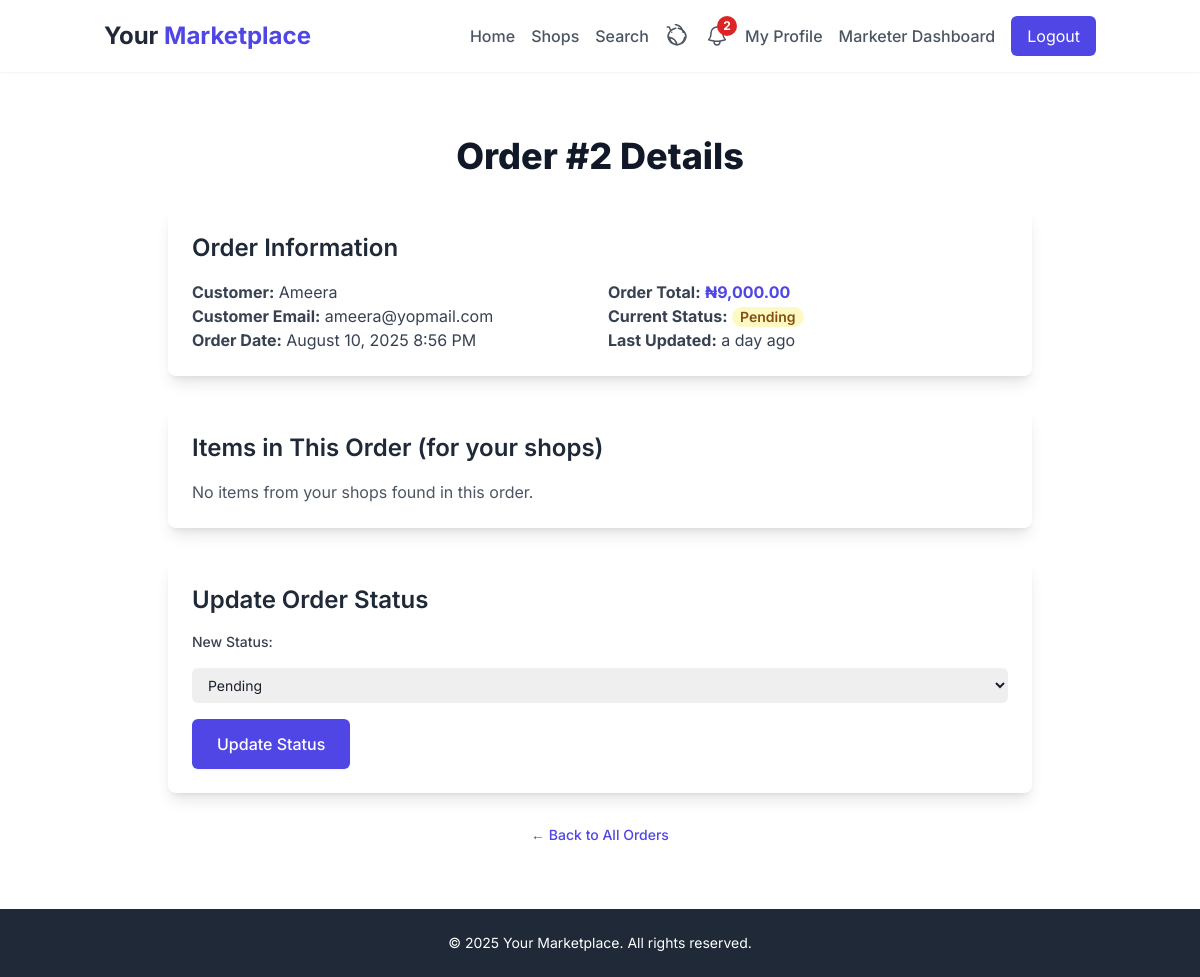
The page /my_orders/2 (signed in) on the database its author committed.
### app/models.py (models this page shows, shortened)
class Order(db.Model):
    id = db.Column(db.Integer, primary_key=True)
    user_id = db.Column(db.Integer, db.ForeignKey('user.id'))
    total_price = db.Column(db.Float, nullable=False)
    status = db.Column(db.String(50), default='Pending')
    created_at = db.Column(db.DateTime, default=datetime.utcnow)
    updated_at = db.Column(db.DateTime, default=datetime.utcnow, onupdate=datetime.utcnow)
    items = db.relationship('OrderItem', backref='order', lazy='dynamic')
    def formatted_total_price(self):
        return f"₦{self.total_price:,.2f}"

class User(UserMixin, db.Model):
    id = db.Column(db.Integer, primary_key=True)
    username = db.Column(db.String(64), index=True, unique=True, nullable=False)
    email = db.Column(db.String(120), index=True, unique=True, nullable=False)
    password_hash = db.Column(db.String(128))
    role = db.Column(db.String(20), default='customer')  # 'admin', 'marketer', 'customer'
    is_approved = db.Column(db.Boolean, default=False)
    created_at = db.Column(db.DateTime, default=datetime.utcnow)
    shops = db.relationship('Shop', backref='owner', lazy='dynamic')
    ratings = db.relationship('Rating', backref='user', lazy='dynamic')
    orders = db.relationship('Order', backref='customer', lazy='dynamic')
    notifications = db.relationship('Notification', backref='user', lazy='dynamic') # New: User can have notifications

### app/customer.py (the view)
@bp.route('/my_orders/<int:order_id>')
@login_required
def customer_order_detail(order_id):
    order = Order.query.get_or_404(order_id)
    if order.user_id != current_user.id:
        flash('Access denied. You do not have permission to view this order.', 'danger')
        return redirect(url_for('customer.my_orders'))
    return render_template('customer/order_detail.html', order=order)

### app/models.py (called while the page is built)
@login.user_loader
def load_user(id):
    return User.query.get(int(id))

### app/templates/customer/order_detail.html (shortened to what this page needs)
{% extends "base.html" %}
{% block content %}
<div class="max-w-4xl mx-auto px-4 py-8">
    <h1 class="text-4xl font-extrabold text-gray-900 mb-8 text-center">Order #{{ order.id }} Details</h1>
    <div class="bg-white p-6 rounded-lg shadow-lg mb-8">
        <h2 class="text-2xl font-semibold text-gray-800 mb-4">Order Information</h2>
        <div class="grid grid-cols-1 md:grid-cols-2 gap-4 text-gray-700">
            <div>
                <p><strong>Customer:</strong> {{ order.customer.username }}</p>
                <p><strong>Customer Email:</strong> {{ order.customer.email }}</p>
                <p><strong>Order Date:</strong> {{ moment(order.created_at).format('LLL') }}</p>
            </div>
            <div>
                <p><strong>Order Total:</strong> <span class="font-bold text-indigo-600">{{ order.formatted_total_price() }}</span></p>
                <p><strong>Current Status:</strong>
                    <span class="px-2 inline-flex text-sm leading-5 font-semibold rounded-full
                        {% if order.status == 'Pending' %}bg-yellow-100 text-yellow-800
                        {% elif order.status == 'Processing' %}bg-blue-100 text-blue-800
                        {% elif order.status == 'Completed' %}bg-green-100 text-green-800
                        {% elif order.status == 'Cancelled' %}bg-red-100 text-red-800
                        {% endif %}">
                        {{ order.status }}
                    </span>
                </p>
                <p><strong>Last Updated:</strong> {{ moment(order.updated_at).fromNow() }}</p>
            </div>
        </div>
    </div>
    <div class="bg-white p-6 rounded-lg shadow-lg mb-8">
        <h2 class="text-2xl font-semibold text-gray-800 mb-4">Items in This Order (for your shops)</h2>
        {% if order_items_for_marketer %}
            <div class="divide-y divide-gray-200">
                {% for item in order_items_for_marketer %}
                    <div class="flex items-center py-3">
                        <div class="flex-shrink-0 w-16 h-16">
                            <img src="{{ url_for('static', filename='uploads/' + item.product_ordered.image) if item.product_ordered.image else url_for('static', filename='img/default_product.png') }}"
                                 alt="{{ item.product_ordered.name }}"
                                 class="w-full h-full object-cover rounded-md">
                        </div>
                        <div class="ml-4 flex-1">
                            <p class="text-lg font-semibold text-gray-900">{{ item.product_ordered.name }}</p>
                            <p class="text-gray-600 text-sm">Shop: {{ item.shop_ordered.name }}</p>
                            <p class="text-gray-600 text-sm">Quantity: {{ item.quantity }}</p>
                            <p class="text-gray-600 text-sm">Price at Purchase: ₦{{ "%.2f" | format(item.price_at_purchase) }}</p>
                        </div>
                        <p class="text-lg font-semibold text-gray-900">{{ item.formatted_subtotal() }}</p>
                    </div>
                {% endfor %}
            </div>
        {% else %}
            <p class="text-gray-600">No items from your shops found in this order.</p>
        {% endif %}
    </div>
    <div class="bg-white p-6 rounded-lg shadow-lg">
        <h2 class="text-2xl font-semibold text-gray-800 mb-4">Update Order Status</h2>
        <form action="{{ url_for('marketer.update_order_status', order_id=order.id) }}" method="POST" class="space-y-4">
            <label for="status" class="block text-sm font-medium text-gray-700">New Status:</label>
            <select id="status" name="status" class="mt-1 block w-full pl-3 pr-10 py-2 text-base border-gray-300 focus:outline-none focus:ring-indigo-500 focus:border-indigo-500 sm:text-sm rounded-md">
                <option value="Pending" {% if order.status == 'Pending' %}selected{% endif %}>Pending</option>
            </select>
            <button type="submit" class="inline-flex items-center px-6 py-3 border border-transparent text-base font-medium rounded-md shadow-sm text-white bg-indigo-600 hover:bg-indigo-700 focus:outline-none focus:ring-2 focus:ring-offset-2 focus:ring-indigo-500 transition-colors duration-200">
                Update Status
            </button>
        </form>
    </div>
    <p class="mt-8 text-center text-sm text-gray-600">
        <a href="{{ url_for('marketer.marketer_orders') }}" class="font-medium text-indigo-600 hover:text-indigo-500">
            &larr; Back to All Orders
        </a>
    </p>
</div>
{% endblock %}

### app/templates/base.html (style rules this page uses)
body { font-family: 'Inter', sans-serif; color: #1a202c; @apply bg-gray-50; }

### rows shown on the page
Order: id "2", created_at "August 10, 2025 8:56 PM", formatted_total_price "₦9,000.00", status "Pending", updated_at "a day ago"
User: customer.username "Ameera", customer.email "ameera@yopmail.com"

### other values the page prints
{{ current_user.notifications.filter_by(is_read=False).count() }} "2"
{{ moment().format('YYYY') }} "2025"
